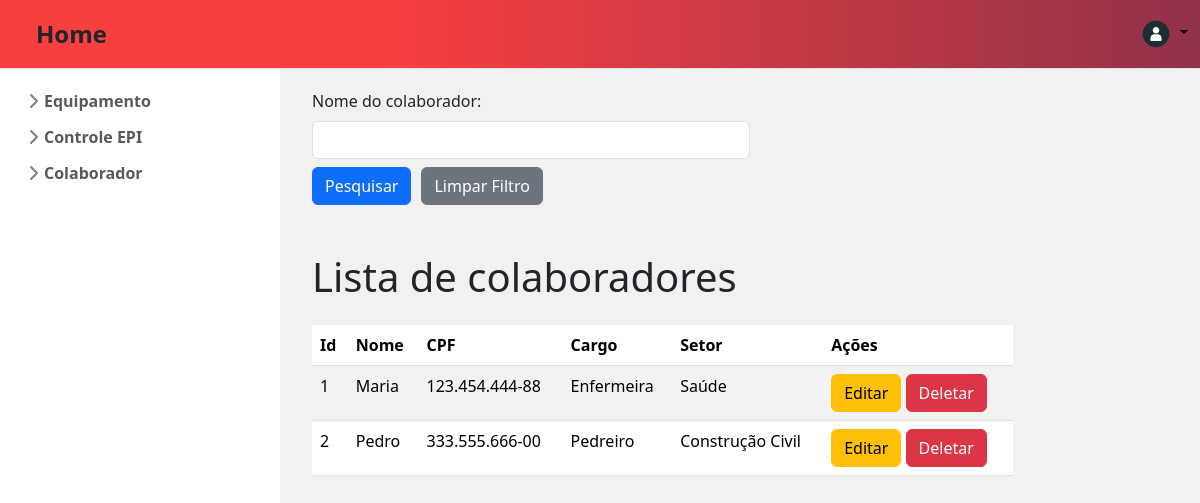
The page /listarColaborador/ on the database as committed earlier.
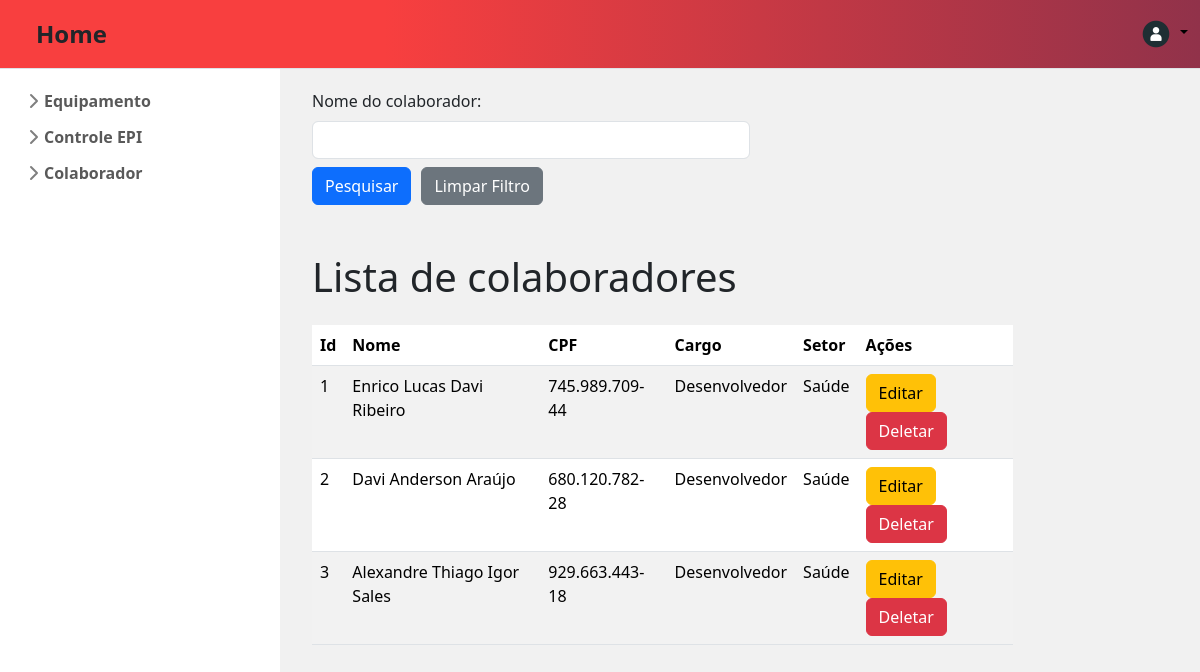
The same page on the database as committed later.
### app_produtos/models.py (models this page shows, shortened)
class CadastrarColaborador(models.Model):
    nome_colaborador = models.CharField(max_length=100)
    cpf = models.CharField(max_length=11)
    cargo = models.CharField(max_length=100)
    setor = models.CharField(max_length=100)

### app_produtos/views.py (the view)
# urls.py: path("listarColaborador/", views.listar_colaborador, name="listar_colaborador"),
def listar_colaborador(request):
    values = CadastrarColaborador.objects.all()
    nome_colaborador = request.GET.get('nome_colaborador')
    if nome_colaborador:
        values = values.filter(nome_colaborador__icontains=nome_colaborador)
    return render(request, 'app_produtos/globals/listarColaborador.html', {
        "lista_colaborador": values,
        "nome_colaborador": nome_colaborador
    })

### app_produtos/templates/app_produtos/globals/listarColaborador.html (shortened to what this page needs)
{% extends "app_produtos/index.html" %}
{% block content %}
<div class="container justify-content-center mt-2">
  <form action="{% url 'listar_colaborador' %}" method="get" >
    <div class="form-group">
      <label class="form-label" for="nome_colaborador">Nome do colaborador:</label>
      <input class="form-control w-50" type="text" name="nome_colaborador" id="nome_colaborador" value="{{ nome_colaborador|default:'' }}"/>
    </div>
    <div class="d-flex mt-2" style="gap: 10px;">
        <button class="w-10 btn btn-primary btn-md"  type="submit">Pesquisar</button>
        <a class="w-10 btn btn-secondary btn-md" href="{% url 'listar_colaborador' %}">Limpar Filtro</a>
      </div>
  </form>
</div>
{% if lista_colaborador %}
<div class="container mt-5">
  <h1 class="text-start mb-4" >Lista de colaboradores</h1>
  <table class="table table-striped" style="width: 80%;">
    <thead>
      <tr>
        <th>Id</th>
        <th>Nome</th>
        <th>CPF</th>
        <th>Cargo</th>
        <th>Setor</th>
        <th>Ações</th>
      </tr>
    </thead>
    <tbody>
      {% for item in lista_colaborador %}
      <tr>
        <td>{{ item.id }}</td>
        <td>{{ item.nome_colaborador }}</td>
        <td>{{ item.cpf }}</td>
        <td>{{ item.cargo }}</td>
        <td>{{ item.setor }}</td>
        <td>
            <a href="/editarColaborador/{{ item.id }}" class="btn btn-warning ">Editar</a>
            <button class="btn btn-danger" data-bs-toggle="modal" data-bs-target="#confirmDeleteModal" onclick="setDeleteUrl('/deletarColaborador/{{ item.id }}')">Deletar</button>
        </td>
      </tr>
      {% endfor %}
    </tbody>
  </table>
</div>
{% else %}
<div class="container mt-3">
  <p class="text-center h3">Nenhum colaborador encontrado</p>
</div>
{% endif %} {% endblock content %}

Rows that differ between the two databases and show on the page:
changed CadastrarColaborador id 1: nome_colaborador "Maria" → "Enrico Lucas Davi Ribeiro"; cpf "123.454.444-88" → "745.989.709-44"; cargo "Enfermeira" → "Desenvolvedor"
changed CadastrarColaborador id 2: nome_colaborador "Pedro" → "Davi Anderson Araújo"; cpf "333.555.666-00" → "680.120.782-28"; cargo "Pedreiro" → "Desenvolvedor"; setor "Construção Civil" → "Saúde"
added CadastrarColaborador: id "3", nome_colaborador "Alexandre Thiago Igor Sales", cpf "929.663.443-18", cargo "Desenvolvedor", setor "Saúde"
